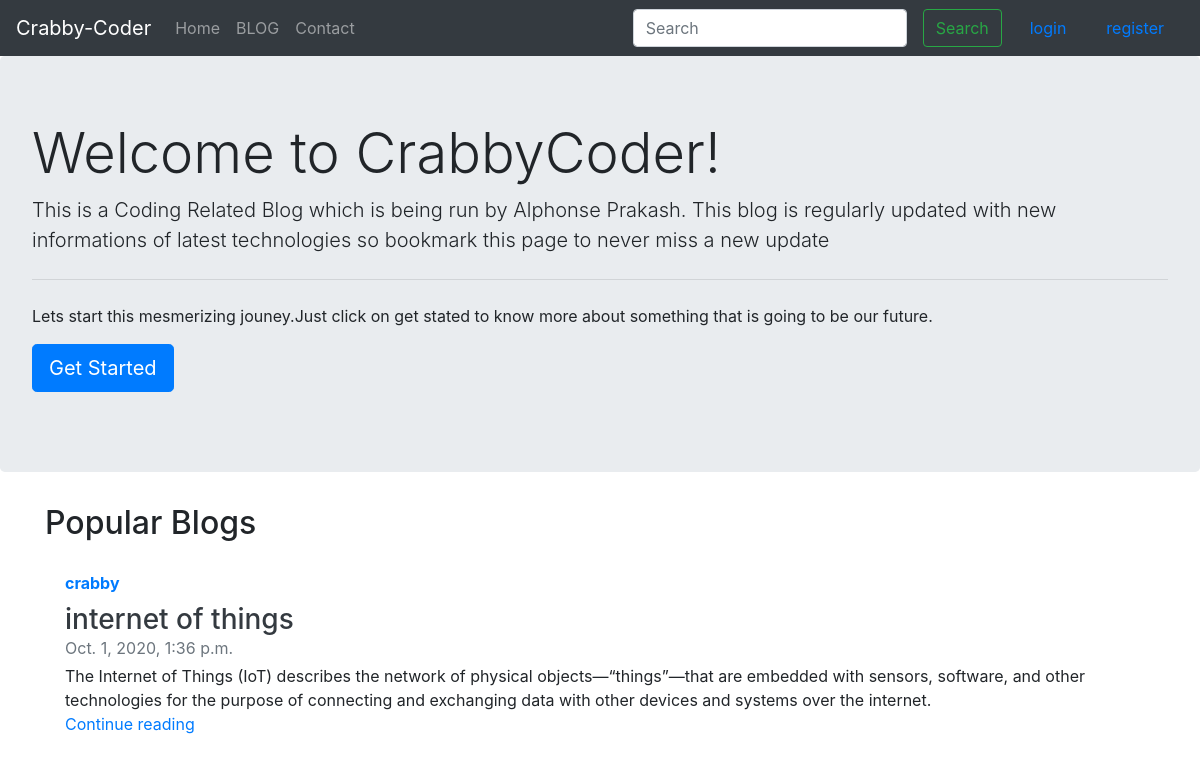
The page / on the database its author committed.
### blog/models.py (models this page shows)
class Post(models.Model):
    sno=models.AutoField(primary_key=True)
    title=models.CharField(max_length=200)
    content=models.TextField()
    author=models.CharField(max_length=30)
    slug=models.CharField(max_length=200)
    view=models.IntegerField(default=0)
    timeStamp=models.DateTimeField(auto_now_add=True, blank=True)
    def __str__(self):
        return self.title + "    by    " + self.author

### home/views.py (the view)
# urls.py: 2. Add a URL to urlpatterns:  path('', views.home, name='home')
def home(request):
    max=0
    posts=Post.objects.all()
    for post in posts:
        if post.view>max:
            max=post.view
    popular=Post.objects.filter(view=max)[0]
    print(popular)
    return render(request,"home/home.html",{"popular":popular})

### templates/home/home.html (shortened to what this page needs)
{% extends 'base.html' %}
{% block body %}
<div class="jumbotron">
    <h1 class="display-4">Welcome to CrabbyCoder!</h1>
    <p class="lead">This is a Coding Related Blog which is being run by Alphonse Prakash. This blog is regularly updated with new informations of latest technologies so bookmark this page to never miss a new update</p>
    <hr class="my-4">
    <p>Lets start this mesmerizing jouney.Just click on get stated to know more about something that is going to be our future.</p>
    <p class="lead">
        <a class="btn btn-primary btn-lg" href="{% url 'blog' %}" role="button">Get Started</a>
    </p>
</div>
<div class="container">
    <h2>Popular Blogs</h2>
    <div class="card-body d-flex flex-column align-items-start">
        <strong class="d-inline-block mb-2 text-primary">{{popular.author}}</strong>
        <h3 class="mb-0">
            <a class="text-dark" href="blog/{{popular.slug}}">{{popular.title}}</a>
        </h3>
        <div class="mb-1 text-muted">{{popular.timeStamp}}</div>
        <p class="card-text mb-auto">{{popular.content | truncatechars:300}}</p>
        <a href="blog/{{popular.slug}}">Continue reading</a>
    </div>
</div>
{% endblock %}

### rows shown on the page
Post: author "crabby", title "internet of things", timeStamp "Oct. 1, 2020, 1:36 p.m.", content "The Internet of Things (IoT) describes the network of physical objects—“things”—that are embedded with sensors, software, and other technologies for the purpose of connecting and exchanging data with other devices and systems over the internet."
